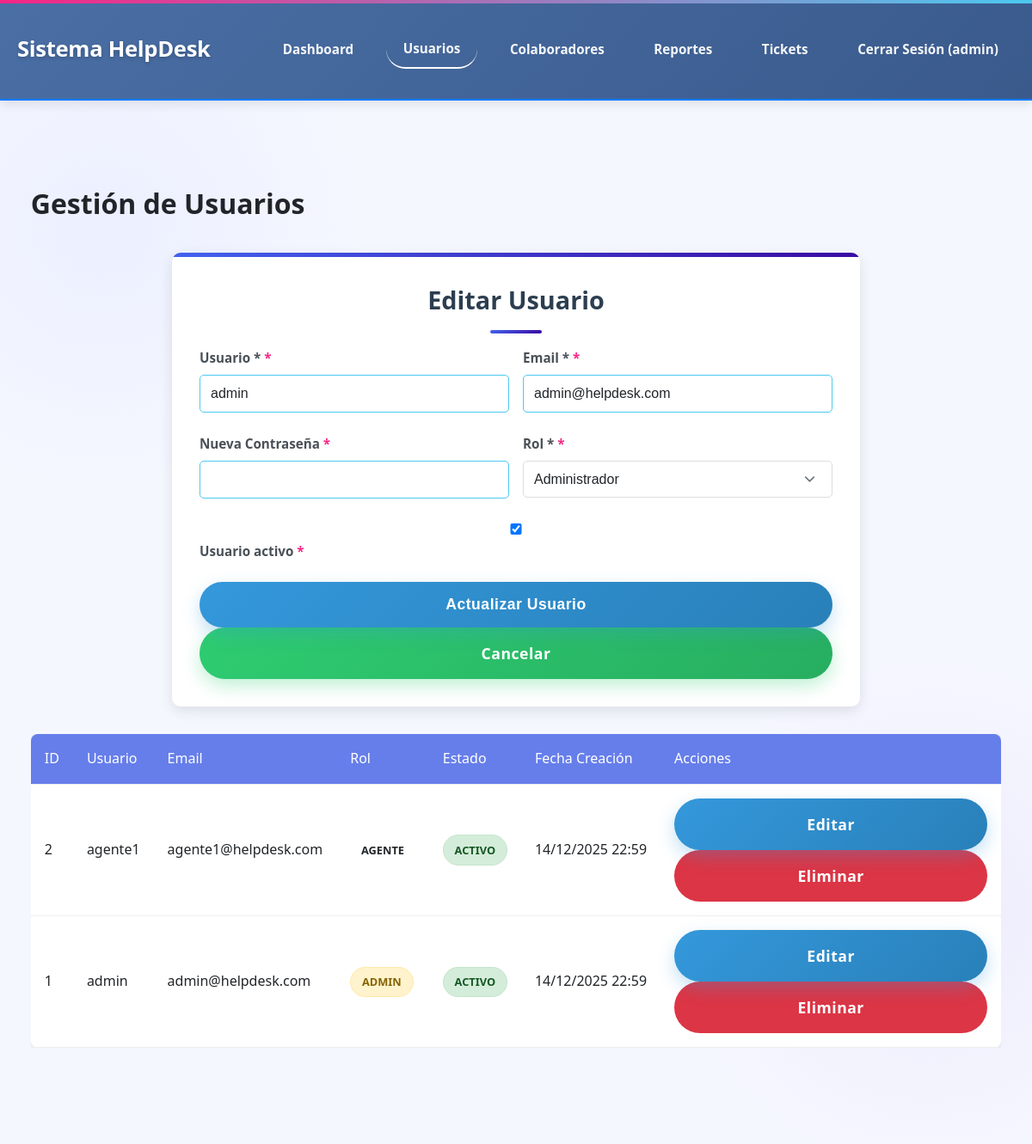
Screenshot of /admin/usuarios.php?edit=1 (signed in) with the database file from the repository.
### tables this page shows
CREATE TABLE IF NOT EXISTS `usuarios` (
  `id_usuario` int(11) NOT NULL AUTO_INCREMENT,
  `username` varchar(50) NOT NULL,
  `password` varchar(255) NOT NULL,
  `email` varchar(100) DEFAULT NULL,
  `rol` enum('admin','agente') NOT NULL,
  `activo` tinyint(1) DEFAULT 1,
  `fecha_creacion` timestamp NOT NULL DEFAULT current_timestamp(),
  PRIMARY KEY (`id_usuario`),
  UNIQUE KEY `username` (`username`)
);

### includes/Usuario.php (called while the page is built, shortened)
<?php
class Usuario {
    private $conn;
    private $table_name = "usuarios";
    public $id_usuario;
    public function __construct($db) {
        $this->conn = $db;
    }
    public function readAll($from_record_num, $records_per_page) {
        $query = "SELECT id_usuario, username, email, rol, activo, fecha_creacion
                  FROM " . $this->table_name . "
                  ORDER BY id_usuario DESC
                  LIMIT ?, ?";
        $stmt = $this->conn->prepare($query);
        $stmt->bindParam(1, $from_record_num, PDO::PARAM_INT);
        $stmt->bindParam(2, $records_per_page, PDO::PARAM_INT);
        $stmt->execute();
        return $stmt;
    }
    public function readOne() {
        $query = "SELECT username, email, rol, activo
                  FROM " . $this->table_name . "
                  WHERE id_usuario = ? LIMIT 1";
        $stmt = $this->conn->prepare($query);
        $stmt->bindParam(1, $this->id_usuario);
        $stmt->execute();
        $row = $stmt->fetch(PDO::FETCH_ASSOC);
        if($row) {
            $this->username = $row['username'];
            $this->email = $row['email'];
            $this->rol = $row['rol'];
            $this->activo = $row['activo'];
            return true;
        }
        return false;
    }
}
?>

### admin/usuarios.php (the view, shortened to what this page needs)
<?php
$database = new Database();
$db = $database->getConnection();
require_once '../includes/Usuario.php';
$usuario = new Usuario($db);
$usuario_editar = null;
if (isset($_GET['edit'])) {
    $usuario->id_usuario = $_GET['edit'];
    if ($usuario->readOne()) {
        $usuario_editar = $usuario;
    }
}
$page = isset($_GET['page']) ? $_GET['page'] : 1;
$records_per_page = 10;
$from_record_num = ($records_per_page * $page) - $records_per_page;
$stmt = $usuario->readAll($from_record_num, $records_per_page);
$usuarios = $stmt->fetchAll(PDO::FETCH_ASSOC);
?>
<!DOCTYPE html>
<html lang="es">
<head>
    <link rel="stylesheet" href="../css/styles.css">
</head>
<body>
    <?php
    include '../includes/header.php';
    ?>
    <div class="dashboard">
        <h1>Gestión de Usuarios</h1>
        <div class="form-container" style="margin-bottom: 2rem;">
            <h2><?php echo $usuario_editar ? 'Editar Usuario' : 'Crear Nuevo Usuario'; ?></h2>
            <form method="POST">
                <div class="form-row">
                    <div class="form-group">
                        <label for="username">Usuario *</label>
                        <input type="text" class="form-control" id="username" name="username"
                               value="<?php echo $usuario_editar ? $usuario_editar->username : ''; ?>" required>
                    </div>
                    <div class="form-group">
                        <label for="email">Email *</label>
                        <input type="email" class="form-control" id="email" name="email"
                               value="<?php echo $usuario_editar ? $usuario_editar->email : ''; ?>" required>
                    </div>
                </div>
                <div class="form-row">
                    <div class="form-group">
                        <label for="password"><?php echo $usuario_editar ? 'Nueva Contraseña' : 'Contraseña *'; ?></label>
                        <input type="password" class="form-control" id="password" name="password"
                               <?php echo $usuario_editar ? '' : 'required'; ?> minlength="6">
                    </div>
                    <div class="form-group">
                        <label for="rol">Rol *</label>
                        <select class="form-control" id="rol" name="rol" required>
                            <option value="admin" <?php echo ($usuario_editar && $usuario_editar->rol == 'admin') ? 'selected' : ''; ?>>Administrador</option>
                        </select>
                    </div>
                </div>
                <div class="form-group">
                    <label>
                        <input type="checkbox" name="activo" value="1"
                               <?php echo ($usuario_editar && $usuario_editar->activo) ? 'checked' : ''; ?>>
                        Usuario activo
                    </label>
                </div>
                <button type="submit" name="<?php echo $usuario_editar ? 'actualizar' : 'crear'; ?>"
                        class="btn btn-primary">
                    <?php echo $usuario_editar ? 'Actualizar Usuario' : 'Crear Usuario'; ?>
                </button>
                <?php if ($usuario_editar): ?>
                    <a href="usuarios.php" class="btn btn-secondary">Cancelar</a>
                <?php endif; ?>
            </form>
        </div>
        <div class="table-responsive">
            <table class="table">
                <thead>
                    <tr>
                        <th>ID</th>
                        <th>Usuario</th>
                        <th>Email</th>
                        <th>Rol</th>
                        <th>Estado</th>
                        <th>Fecha Creación</th>
                        <th>Acciones</th>
                    </tr>
                </thead>
                <tbody>
                    <?php if (count($usuarios) > 0): ?>
                        <?php foreach($usuarios as $user): ?>
                        <tr>
                            <td><?php echo $user['id_usuario']; ?></td>
                            <td><?php echo htmlspecialchars($user['username']); ?></td>
                            <td><?php echo htmlspecialchars($user['email']); ?></td>
                            <td>
                                <span class="badge badge-<?php echo $user['rol'] == 'admin' ? 'warning' : 'info'; ?>">
                                    <?php echo $user['rol']; ?>
                                </span>
                            </td>
                            <td>
                                <span class="badge badge-<?php echo $user['activo'] ? 'success' : 'danger'; ?>">
                                    <?php echo $user['activo'] ? 'Activo' : 'Inactivo'; ?>
                                </span>
                            </td>
                            <td><?php echo date('d/m/Y H:i', strtotime($user['fecha_creacion'])); ?></td>
                            <td>
                                <a href="usuarios.php?edit=<?php echo $user['id_usuario']; ?>" class="btn btn-primary btn-sm">Editar</a>
                                <a href="usuarios.php?delete=<?php echo $user['id_usuario']; ?>"
                                   class="btn btn-danger btn-sm"
                                   onclick="return confirmarEliminacion('¿Está seguro de eliminar este usuario?')">Eliminar</a>
                            </td>
                        </tr>
                        <?php endforeach; ?>
                    <?php else: ?>
                        <tr>
                            <td colspan="7" style="text-align: center;">No hay usuarios registrados</td>
                        </tr>
                    <?php endif; ?>
                </tbody>
            </table>
        </div>
    </div>
</body>
</html>

### rows the page displays
usuarios: username "admin", email "admin@helpdesk.com", rol "Administrador", activo "☑", id_usuario "1", rol "ADMIN", shows "ACTIVO", fecha_creacion "14/12/2025 22:59"
usuarios: id_usuario "2", username "agente1", email "agente1@helpdesk.com", rol "AGENTE", activo "ACTIVO", fecha_creacion "14/12/2025 22:59"

### other values shown
$_SESSION['username'] "admin"
